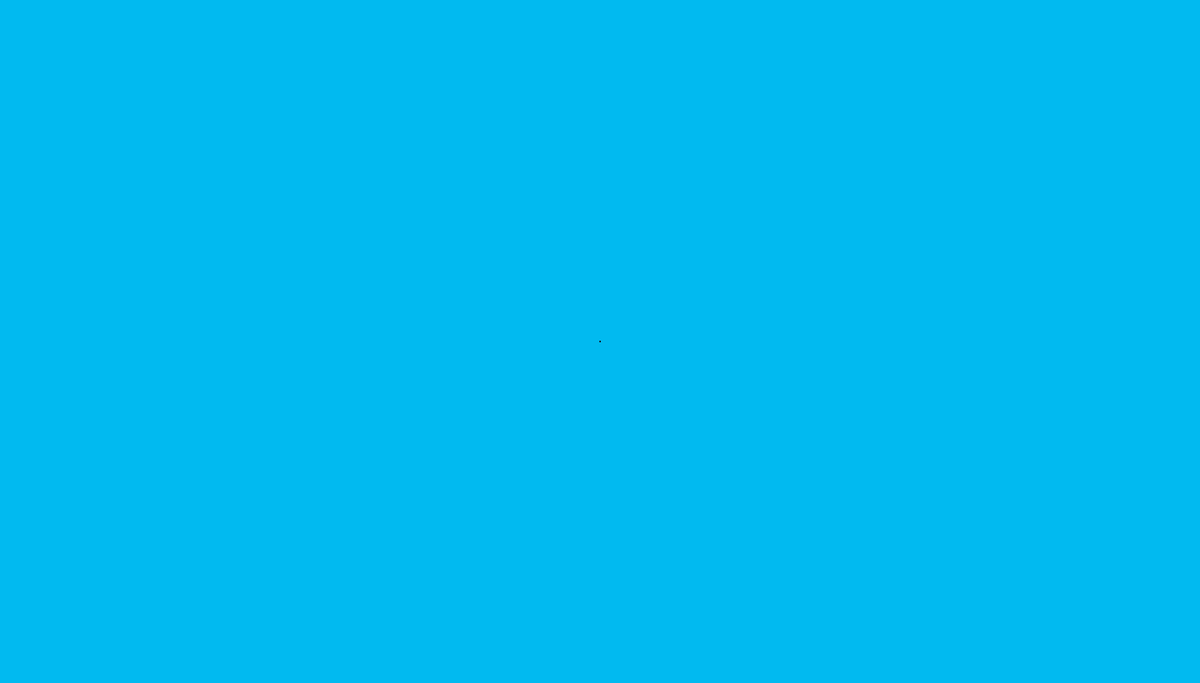
Frame 1 (no input)
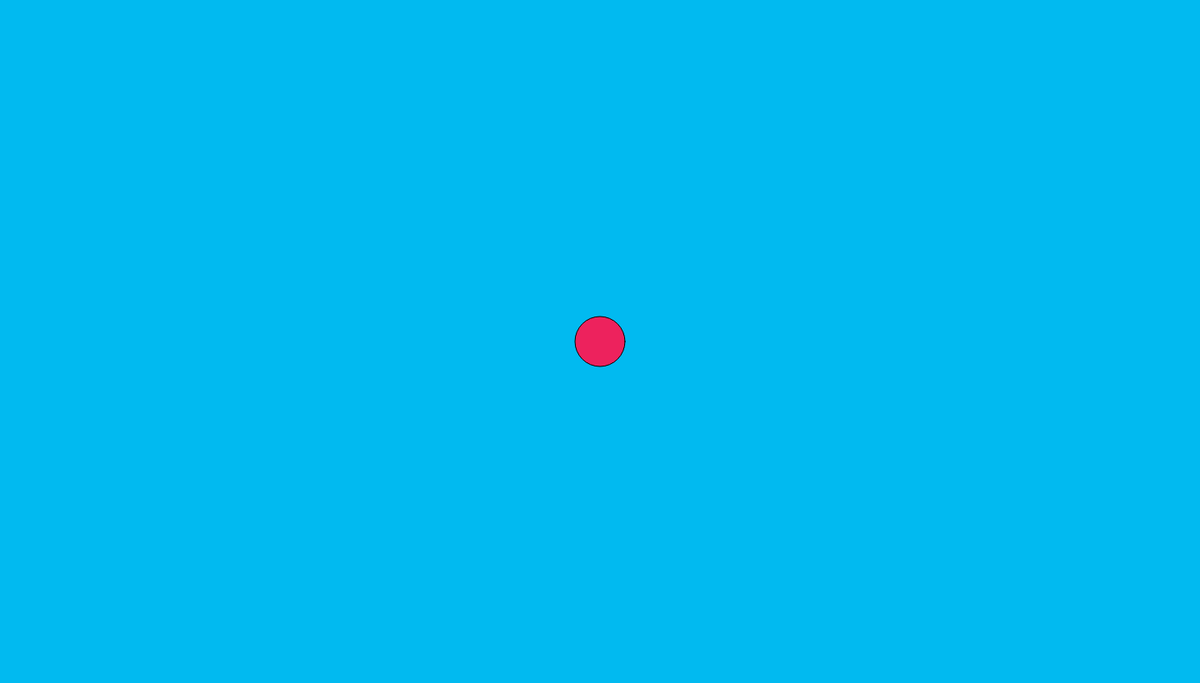
Frame 60 (no input)
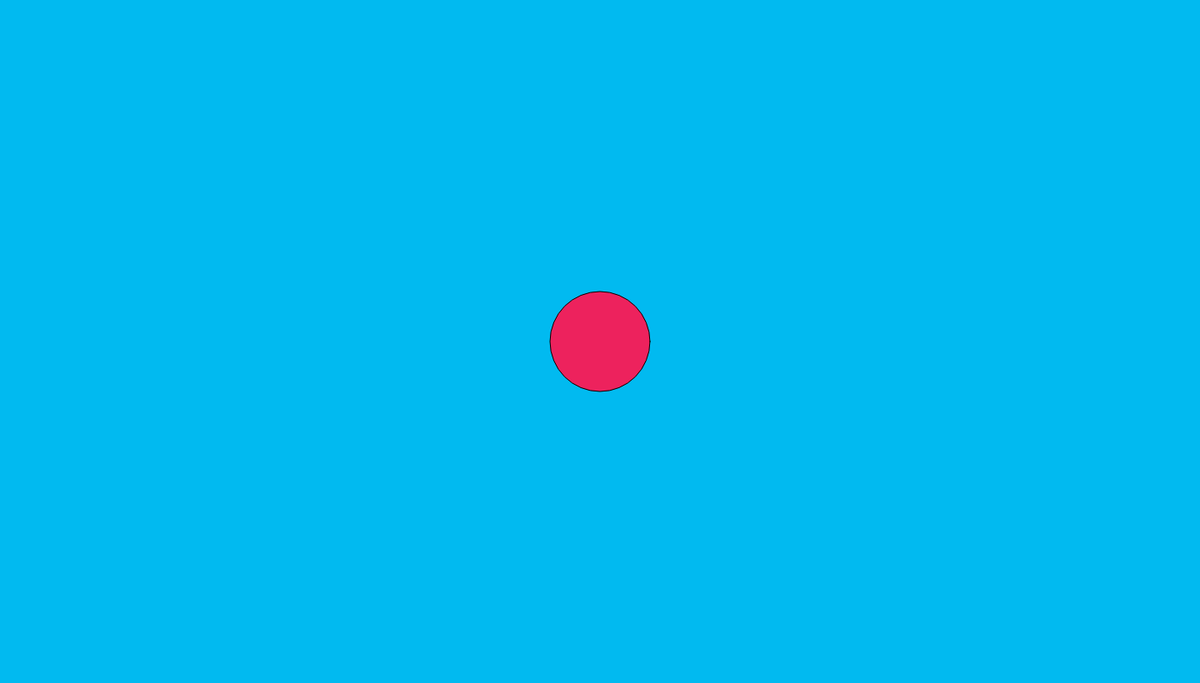
Frame 120 (the mouse pressed at the canvas centre since frame 60)

The p5.js sketch that drew these frames (run headless with seeded random() and noise() and a simulated clock; from frame 60 on, the mouse is pressed at the canvas centre):

// p5.js sketch
// ── sketch.js
function setup() {
  createCanvas(1440, 820);
  textAlign(CENTER, CENTER)
  rectMode(CENTER)
}

var counter = 20;

function draw() {
  background(1, 186, 240);

  var x = width / 2
  var y = height / 2

  var size = frameCount

  // circle 01
  fill(237, 34, 93);
  ellipse(x, y, size, size);

  // circle 02
  if (frameCount > 120) {
    fill(93, 34, 237);
    ellipse(x, y, size - 120, size - 120);
  }

  // circle 03
  if (frameCount > 240) {
    fill(255, 255, 0);
    ellipse(x, y, size - 240, size - 240);
  }

  // circle 04
  if (frameCount > 360) {
    fill(93, 237, 34);
    ellipse(x, y, size - 360, size - 360);
  }

  // text
  if (frameCount > 540) {

    fill(237, 34, 93);
    stroke(0)
    textSize(size - 540)
    text('hello.', x, y)
  }

}
